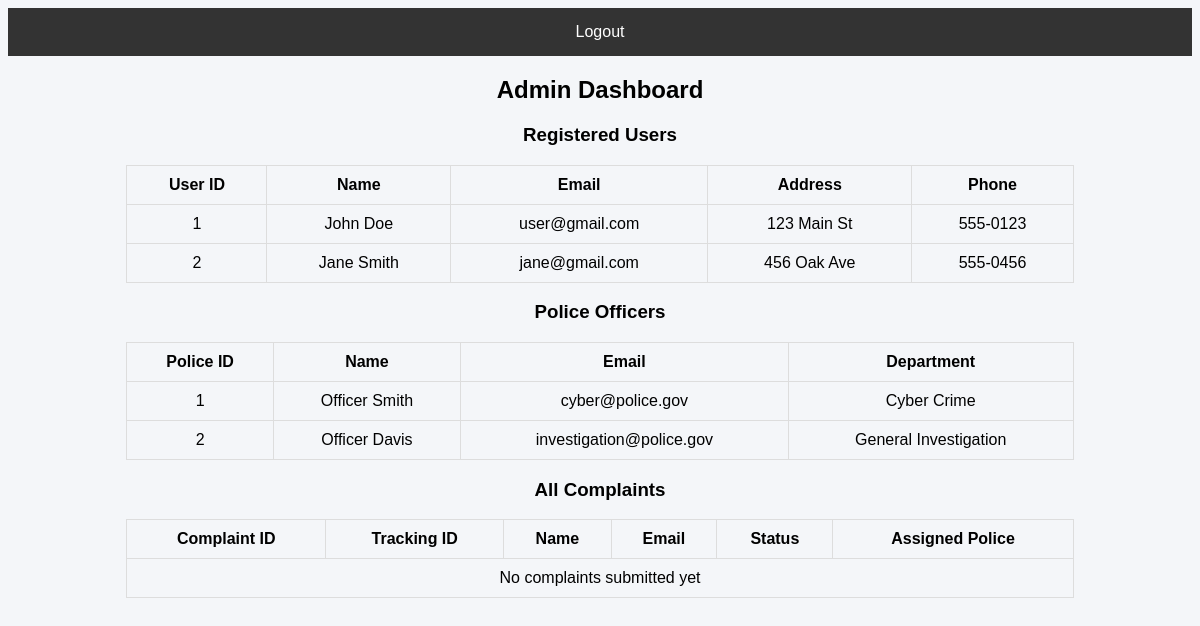
The page /admin_dashboard (signed in) on the database its author committed.
### tables this page shows
CREATE TABLE users(
user_id INTEGER PRIMARY KEY AUTOINCREMENT,
name TEXT,
email TEXT UNIQUE,
password TEXT,
address TEXT,
phone TEXT
);

CREATE TABLE police(
police_id INTEGER PRIMARY KEY AUTOINCREMENT,
name TEXT,
email TEXT UNIQUE,
password TEXT,
department TEXT
);

### app.py (the view)
@app.route("/admin_dashboard")
def admin_dashboard():
    if session.get("role") != "admin":
        return redirect("/")
    conn = get_db()
    cur = conn.cursor()
    users = cur.execute("SELECT * FROM users").fetchall()
    police = cur.execute("SELECT * FROM police").fetchall()
    complaints = cur.execute("SELECT * FROM complaints").fetchall()
    conn.close()
    return render_template("admin_dashboard.html", users=users, police=police, complaints=complaints)

### app.py (called while the page is built)
def get_db():
    return sqlite3.connect("database.db")

### templates/admin_dashboard.html (shortened to what this page needs)
<!DOCTYPE html>
<html>
<head>
<link rel="stylesheet" href="{{ url_for('static',filename='style.css') }}">
</head>
<body>
<div class="nav">
<a href="/logout">Logout</a>
</div>
<h2>Admin Dashboard</h2>
<h3>Registered Users</h3>
<table>
<tr>
<th>User ID</th>
<th>Name</th>
<th>Email</th>
<th>Address</th>
<th>Phone</th>
</tr>
{% for u in users %}
<tr>
<td>{{u[0]}}</td>
<td>{{u[1]}}</td>
<td>{{u[2]}}</td>
<td>{{u[4]}}</td>
<td>{{u[5]}}</td>
</tr>
{% endfor %}
</table>
<h3>Police Officers</h3>
<table>
<tr>
<th>Police ID</th>
<th>Name</th>
<th>Email</th>
<th>Department</th>
</tr>
{% for p in police %}
<tr>
<td>{{p[0]}}</td>
<td>{{p[1]}}</td>
<td>{{p[2]}}</td>
<td>{{p[4]}}</td>
</tr>
{% endfor %}
</table>
<h3>All Complaints</h3>
<table>
<tr>
<th>Complaint ID</th>
<th>Tracking ID</th>
<th>Name</th>
<th>Email</th>
<th>Status</th>
<th>Assigned Police</th>
</tr>
{% if not complaints %}
<tr>
<td colspan="6">No complaints submitted yet</td>
</tr>
{% endif %}
</table>
</body>
</html>

### static/style.css (style rules this page uses)
body { font-family: Arial; background:#f4f6f9; text-align:center; }
.nav { background:#333; padding:15px; }
.nav a { color:white; margin:10px; text-decoration:none; }
table { margin:auto; border-collapse:collapse; width:80%; }
table,th,td { border:1px solid #ddd; padding:10px; }

### rows shown on the page
users: user_id "1", name "John Doe", email "user@gmail.com", address "123 Main St", phone "555-0123"
users: user_id "2", name "Jane Smith", email "jane@gmail.com", address "456 Oak Ave", phone "555-0456"
police: police_id "1", name "Officer Smith", email "cyber@police.gov", department "Cyber Crime"
police: police_id "2", name "Officer Davis", email "investigation@police.gov", department "General Investigation"
